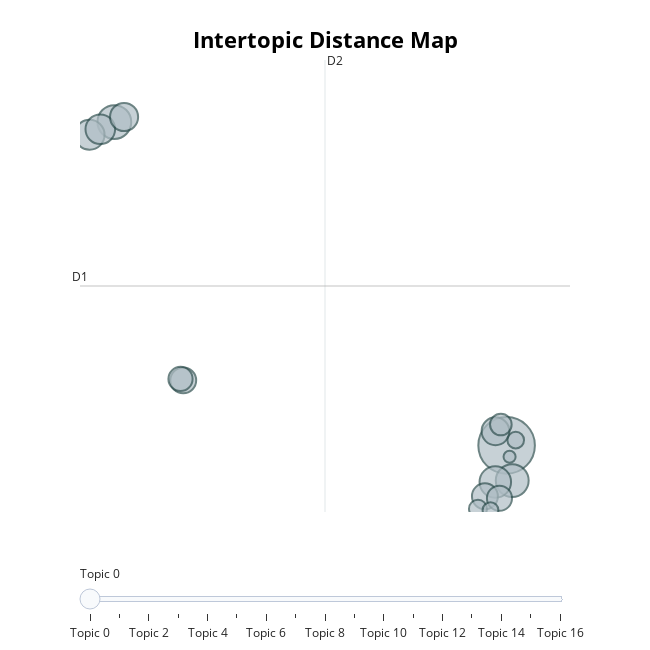

The cell this chart's notebook holds for it:
### Code cell
model.visualize_topics()

### Figure 1 — Plotly figure (JSON) as saved in the notebook; plotly's stock layout.template omitted (floating-point values rounded to 4 significant figures)
{"data": [{"customdata": [[0, "writing | feedback | of | in | collaborative", 219], [1, "communication | interaction | synchronous | multimodal | in", 78], [2, "mobile | learning | assisted | language | english", 74], [3, "technology | language | technologies | teachers | in", 68], [4, "call | research | the | in | of", 61], [5, "telecollaboration | intercultural | telecollaborative | in | and", 60], [6, "pronunciation | speech | training | recognition | oral", 54], [7, "vocabulary | glosses | dictionary | of | dictionaries", 53], [8, "online | learning | virtual | analytics | in", 46], [9, "reality | virtual | 3d | life | immersive", 46], [10, "social | informal | facebook | language | media", 43], [11, "game | digital | games | gaming | play", 40], [12, "comprehension | listening | video | captions | videos", 32], [13, "flipped | classroom | flipping | classrooms | model", 22], [14, "storytelling | digital | story | stories | the", 19], [15, "blended | learning | inquiry | bibliometric | an", 17], [16, "assisted | computer | language | learning | analysis", 10]], "hovertemplate": "<b>Topic %{customdata[0]}</b><br>%{customdata[1]}<br>Size: %{customdata[2]}", "legendgroup": "", "marker": {"color": "#B0BEC5", "line": {"color": "DarkSlateGrey", "width": 2}, "size": [219, 78, 74, 68, 61, 60, 54, 53, 46, 46, 43, 40, 32, 22, 19, 17, 10], "sizemode": "area", "sizeref": 0.1369, "symbol": "circle"}, "mode": "markers", "name": "", "orientation": "v", "showlegend": false, "type": "scatter", "x": [9.583, -1.073, 9.735, 9.276, -1.744, -1.455, -0.8089, 9.281, 8.994, 0.7982, 9.389, 0.7244, 9.426, 8.805, 9.83, 9.145, 9.664], "xaxis": "x", "y": [2.71, 19.68, 0.8601, 0.7872, 19.01, 19.3, 19.95, 3.45, 0.03578, 6.124, -0.06639, 6.197, 3.803, -0.6173, 2.987, -0.685, 2.113], "yaxis": "y"}], "layout": {"annotations": [{"showarrow": false, "text": "D1", "x": -2.006, "y": 11.08, "yshift": 10}, {"showarrow": false, "text": "D2", "x": 4.649, "xshift": 10, "y": 22.94}], "height": 650, "hoverlabel": {"bgcolor": "white", "font": {"family": "Rockwell", "size": 16}}, "legend": {"itemsizing": "constant", "tracegroupgap": 0}, "margin": {"t": 60}, "shapes": [{"line": {"color": "#CFD8DC", "width": 2}, "type": "line", "x0": 4.649, "x1": 4.649, "y0": -0.7878, "y1": 22.94}, {"line": {"color": "#9E9E9E", "width": 2}, "type": "line", "x0": -2.006, "x1": 11.3, "y0": 11.08, "y1": 11.08}], "sliders": [{"active": 0, "pad": {"t": 50}, "steps": [{"args": [{"marker.color": [["red", "#B0BEC5", "#B0BEC5", "#B0BEC5", "#B0BEC5", "#B0BEC5", "#B0BEC5", "#B0BEC5", "#B0BEC5", "#B0BEC5", "#B0BEC5", "#B0BEC5", "#B0BEC5", "#B0BEC5", "#B0BEC5", "#B0BEC5", "#B0BEC5"]]}], "label": "Topic 0", "method": "update"}, {"args": [{"marker.color": [["#B0BEC5", "red", "#B0BEC5", "#B0BEC5", "#B0BEC5", "#B0BEC5", "#B0BEC5", "#B0BEC5", "#B0BEC5", "#B0BEC5", "#B0BEC5", "#B0BEC5", "#B0BEC5", "#B0BEC5", "#B0BEC5", "#B0BEC5", "#B0BEC5"]]}], "label": "Topic 1", "method": "update"}, {"args": [{"marker.color": [["#B0BEC5", "#B0BEC5", "red", "#B0BEC5", "#B0BEC5", "#B0BEC5", "#B0BEC5", "#B0BEC5", "#B0BEC5", "#B0BEC5", "#B0BEC5", "#B0BEC5", "#B0BEC5", "#B0BEC5", "#B0BEC5", "#B0BEC5", "#B0BEC5"]]}], "label": "Topic 2", "method": "update"}, {"args": [{"marker.color": [["#B0BEC5", "#B0BEC5", "#B0BEC5", "red", "#B0BEC5", "#B0BEC5", "#B0BEC5", "#B0BEC5", "#B0BEC5", "#B0BEC5", "#B0BEC5", "#B0BEC5", "#B0BEC5", "#B0BEC5", "#B0BEC5", "#B0BEC5", "#B0BEC5"]]}], "label": "Topic 3", "method": "update"}, {"args": [{"marker.color": [["#B0BEC5", "#B0BEC5", "#B0BEC5", "#B0BEC5", "red", "#B0BEC5", "#B0BEC5", "#B0BEC5", "#B0BEC5", "#B0BEC5", "#B0BEC5", "#B0BEC5", "#B0BEC5", "#B0BEC5", "#B0BEC5", "#B0BEC5", "#B0BEC5"]]}], "label": "Topic 4", "method": "update"}, {"args": [{"marker.color": [["#B0BEC5", "#B0BEC5", "#B0BEC5", "#B0BEC5", "#B0BEC5", "red", "#B0BEC5", "#B0BEC5", "#B0BEC5", "#B0BEC5", "#B0BEC5", "#B0BEC5", "#B0BEC5", "#B0BEC5", "#B0BEC5", "#B0BEC5", "#B0BEC5"]]}], "label": "Topic 5", "method": "update"}, {"args": [{"marker.color": [["#B0BEC5", "#B0BEC5", "#B0BEC5", "#B0BEC5", "#B0BEC5", "#B0BEC5", "red", "#B0BEC5", "#B0BEC5", "#B0BEC5", "#B0BEC5", "#B0BEC5", "#B0BEC5", "#B0BEC5", "#B0BEC5", "#B0BEC5", "#B0BEC5"]]}], "label": "Topic 6", "method": "update"}, {"args": [{"marker.color": [["#B0BEC5", "#B0BEC5", "#B0BEC5", "#B0BEC5", "#B0BEC5", "#B0BEC5", "#B0BEC5", "red", "#B0BEC5", "#B0BEC5", "#B0BEC5", "#B0BEC5", "#B0BEC5", "#B0BEC5", "#B0BEC5", "#B0BEC5", "#B0BEC5"]]}], "label": "Topic 7", "method": "update"}, {"args": [{"marker.color": [["#B0BEC5", "#B0BEC5", "#B0BEC5", "#B0BEC5", "#B0BEC5", "#B0BEC5", "#B0BEC5", "#B0BEC5", "red", "#B0BEC5", "#B0BEC5", "#B0BEC5", "#B0BEC5", "#B0BEC5", "#B0BEC5", "#B0BEC5", "#B0BEC5"]]}], "label": "Topic 8", "method": "update"}, {"args": [{"marker.color": [["#B0BEC5", "#B0BEC5", "#B0BEC5", "#B0BEC5", "#B0BEC5", "#B0BEC5", "#B0BEC5", "#B0BEC5", "#B0BEC5", "red", "#B0BEC5", "#B0BEC5", "#B0BEC5", "#B0BEC5", "#B0BEC5", "#B0BEC5", "#B0BEC5"]]}], "label": "Topic 9", "method": "update"}, {"args": [{"marker.color": [["#B0BEC5", "#B0BEC5", "#B0BEC5", "#B0BEC5", "#B0BEC5", "#B0BEC5", "#B0BEC5", "#B0BEC5", "#B0BEC5", "#B0BEC5", "red", "#B0BEC5", "#B0BEC5", "#B0BEC5", "#B0BEC5", "#B0BEC5", "#B0BEC5"]]}], "label": "Topic 10", "method": "update"}, {"args": [{"marker.color": [["#B0BEC5", "#B0BEC5", "#B0BEC5", "#B0BEC5", "#B0BEC5", "#B0BEC5", "#B0BEC5", "#B0BEC5", "#B0BEC5", "#B0BEC5", "#B0BEC5", "red", "#B0BEC5", "#B0BEC5", "#B0BEC5", "#B0BEC5", "#B0BEC5"]]}], "label": "Topic 11", "method": "update"}, {"args": [{"marker.color": [["#B0BEC5", "#B0BEC5", "#B0BEC5", "#B0BEC5", "#B0BEC5", "#B0BEC5", "#B0BEC5", "#B0BEC5", "#B0BEC5", "#B0BEC5", "#B0BEC5", "#B0BEC5", "red", "#B0BEC5", "#B0BEC5", "#B0BEC5", "#B0BEC5"]]}], "label": "Topic 12", "method": "update"}, {"args": [{"marker.color": [["#B0BEC5", "#B0BEC5", "#B0BEC5", "#B0BEC5", "#B0BEC5", "#B0BEC5", "#B0BEC5", "#B0BEC5", "#B0BEC5", "#B0BEC5", "#B0BEC5", "#B0BEC5", "#B0BEC5", "red", "#B0BEC5", "#B0BEC5", "#B0BEC5"]]}], "label": "Topic 13", "method": "update"}, {"args": [{"marker.color": [["#B0BEC5", "#B0BEC5", "#B0BEC5", "#B0BEC5", "#B0BEC5", "#B0BEC5", "#B0BEC5", "#B0BEC5", "#B0BEC5", "#B0BEC5", "#B0BEC5", "#B0BEC5", "#B0BEC5", "#B0BEC5", "red", "#B0BEC5", "#B0BEC5"]]}], "label": "Topic 14", "method": "update"}, {"args": [{"marker.color": [["#B0BEC5", "#B0BEC5", "#B0BEC5", "#B0BEC5", "#B0BEC5", "#B0BEC5", "#B0BEC5", "#B0BEC5", "#B0BEC5", "#B0BEC5", "#B0BEC5", "#B0BEC5", "#B0BEC5", "#B0BEC5", "#B0BEC5", "red", "#B0BEC5"]]}], "label": "Topic 15", "method": "update"}, {"args": [{"marker.color": [["#B0BEC5", "#B0BEC5", "#B0BEC5", "#B0BEC5", "#B0BEC5", "#B0BEC5", "#B0BEC5", "#B0BEC5", "#B0BEC5", "#B0BEC5", "#B0BEC5", "#B0BEC5", "#B0BEC5", "#B0BEC5", "#B0BEC5", "#B0BEC5", "red"]]}], "label": "Topic 16", "method": "update"}]}], "title": {"font": {"color": "Black", "size": 22}, "text": "<b>Intertopic Distance Map</b>", "x": 0.5, "xanchor": "center", "y": 0.95, "yanchor": "top"}, "width": 650, "xaxis": {"anchor": "y", "domain": [0, 1], "range": [-2.006, 11.3], "title": {"text": ""}, "visible": false}, "yaxis": {"anchor": "x", "domain": [0, 1], "range": [-0.7878, 22.94], "title": {"text": ""}, "visible": false}}}
